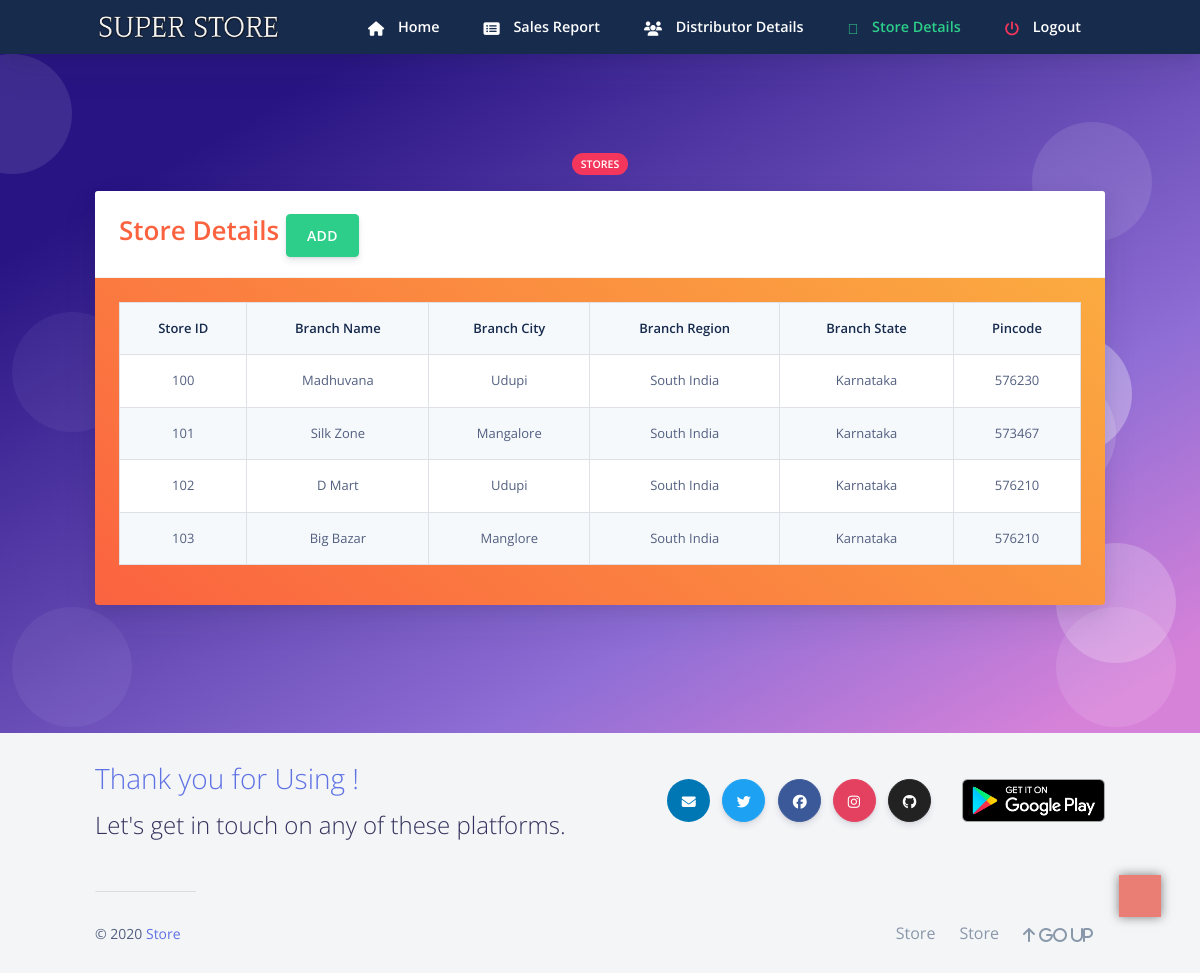
The page /admin/stored.php (signed in) on the database its author committed.
### tables this page shows
CREATE TABLE `store` (
  `SID` int(11) NOT NULL,
  `SPASS` varchar(20) NOT NULL DEFAULT 'admin',
  `SBRANCHNAME` varchar(20) NOT NULL,
  `SCITY` varchar(20) NOT NULL,
  `SREGION` varchar(20) NOT NULL,
  `SSTATE` varchar(20) NOT NULL,
  `SPCODE` int(11) NOT NULL
);

### admin/stored.php (the view, shortened to what this page needs)
<?php
include('session1.php');
?>
<!DOCTYPE html>
<html>
<head>
	<link rel="stylesheet" href="https://stackpath.bootstrapcdn.com/bootstrap/4.3.1/css/bootstrap.min.css"
>
	<link rel="stylesheet" href="https://pro.fontawesome.com/releases/v5.10.0/css/all.css"
/>
	<link rel="stylesheet" href=" https://cdnjs.cloudflare.com/ajax/libs/bootstrap-social/5.1.1/bootstrap-social.min.css "/>
  <link href="https://use.fontawesome.com/releases/v5.0.6/css/all.css" rel="stylesheet">
  <link href="../assets/css/nucleo-icons.css" rel="stylesheet" />
  <link href="../assets/css/nucleo-svg.css" rel="stylesheet" />
  <link rel="stylesheet" href="../assets/css/creativetim.min.css" type="text/css">
</head>
  <body class="bg-white" id="top">
    <nav
      id="navbar-main"
      class="
        navbar navbar-main navbar-expand-lg
        bg-default
        navbar-light
        position-sticky
        top-0
        shadow
        py-0
      "
    >
      <div class="container">
        <ul class="navbar-nav navbar-nav-hover align-items-lg-center">
          <li class="nav-item dropdown">
            <a href="../index.php" class="navbar-brand mr-lg-5 text-white">
                               <img src="../assets/img/nav.png" />
            </a>
          </li>
        </ul>
        <div class="navbar-collapse collapse bg-default" id="navbar_global">
          <ul class="navbar-nav align-items-lg-center ml-auto">
		  	 <li class="nav-item">
              <a href="dhome.php" class="nav-link">
                <span class="text-white nav-link-inner--text font-weight-bold"
                  ><i class="text-white fas fa-home"></i> Home</span
                >
              </a>
            </li>
		   <li class="nav-item">
              <a href="sales.php" class="nav-link">
                <span class="text-white nav-link-inner--text font-weight-bold"
                  ><i class="text-white fas fa-list-alt"></i> Sales Report</span
                >
              </a>
            </li>
			 <li class="nav-item">
              <a href="distd.php" class="nav-link">
                <span class="text-white nav-link-inner--text font-weight-bold"
                  ><i class="text-white fas fa-users"></i> Distributor Details</span
                >
              </a>
            </li>
			<li class="nav-item">
              <a href="stored.php" class="nav-link">
                <span class="text-success nav-link-inner--text font-weight-bold"
                  ><i class="text-success fad fa-store-alt"></i> Store Details</span
                >
              </a>
            </li>
		   <li class="nav-item">
              <a href="logout1.php" class="nav-link">
                <span class="text-white nav-link-inner--text font-weight-bold"
                  ><i class="text-danger fas fa-power-off"></i> Logout</span
                >
              </a>
            </li>
          </ul>
        </div>
      </div>
    </nav>
  <section class="section section-shaped section-lg">
    <div class="shape shape-style-1 shape-primary">
      <span></span>
      <span></span>
      <span></span>
      <span></span>
      <span></span>
      <span></span>
      <span></span>
      <span></span>
      <span></span>
      <span></span>
    </div>
<div class="container ">
    	 <div class="row">
          <div class="col-md-8 mx-auto text-center">
            <span class="badge badge-danger badge-pill mb-3">Stores</span>
          </div>
        </div>
          <div class="row row-content">
            <div class="col-md-12 mb-3">
				<div class="card text-white bg-gradient-warning mb-3">
				  <div class="card-header">
				  <span class=" text-warning display-4" > Store Details  </span>
					 <button class=" btn btn-success pull-right" data-toggle="modal" data-target="#store">
                        ADD
                      </button>
				  </div>
				  <div class="card-body text-white">
				    <table class="table table-striped table-hover table-bordered bg-gradient-white text-center">
						<tr class="font-weight-bold text-default">
						  <th>Store ID</th>
						  <th>Branch Name</th>
						  <th>Branch City</th>
						  <th>Branch Region</th>
						  <th>Branch State</th>
						  <th>Pincode</th>
						</tr>
						<?php
					  $order59 ="SELECT * FROM store order by SID";
					  $food9 = mysqli_query($conn, $order59);
					  while($oss55 = mysqli_fetch_assoc($food9))
					  {echo '<tr><td>'. $oss55["SID"]."</td><td>". $oss55["SBRANCHNAME"] . "</td><td>". $oss55["SCITY"]. "</td><td>".$oss55["SREGION"]."
					</td><td>".$oss55["SSTATE"]."
					</td><td>".$oss55["SPCODE"]."</td></tr>";
					  }
				?>
				  </table>
				  </div>
				</div>
            </div>
          </div>
        </div>
</section>
    <?php require("../footer.php");?>
</body>
</html>

### rows shown on the page
store: SID "100", SBRANCHNAME "Madhuvana", SCITY "Udupi", SREGION "South India", SSTATE "Karnataka", SPCODE "576230"
store: SID "101", SBRANCHNAME "Silk Zone", SCITY "Mangalore", SREGION "South India", SSTATE "Karnataka", SPCODE "573467"
store: SID "102", SBRANCHNAME "D Mart", SCITY "Udupi", SREGION "South India", SSTATE "Karnataka", SPCODE "576210"
store: SID "103", SBRANCHNAME "Big Bazar", SCITY "Manglore", SREGION "South India", SSTATE "Karnataka", SPCODE "576210"
